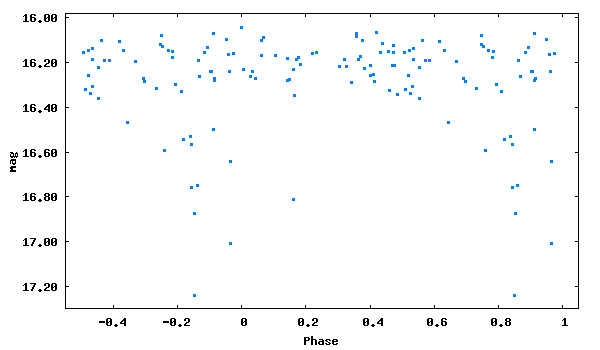

gnuplot code for this plot:
set term png size 600,350 medium
set colors classic
set output 'phase_lc_6.png'
set xlabel 'Phase'
set ylabel 'mag'
#set title 'JDmax = 2446709.42200 + 0.1671065 x E'
set format y '%5.2f'
plot [-0.55:1.05][17.30:15.98] "phase_lc_6.dat" linecolor 3 pointtype 5 pointsize 0.3 title ""
